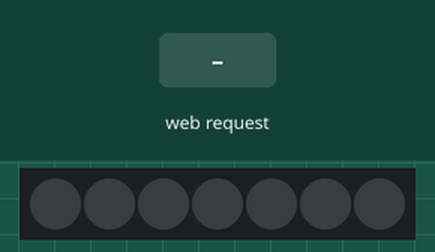
Simulated run of this sketch. Board: ESP8266 (NodeMCU). Shown: 7 RGB LEDs in strip order, left to right. The test bench sets the inputs (shaded band). Dim RGB values are drawn brighter than linear; WiFi joins after 1.5 s; servers stay silent unless stated; what the sketch prints to the serial monitor is not drawn.

Above: at 2.7 s.
2.8 s: HTTP request GET /setDigit?value=1 received
At 3.1 s:
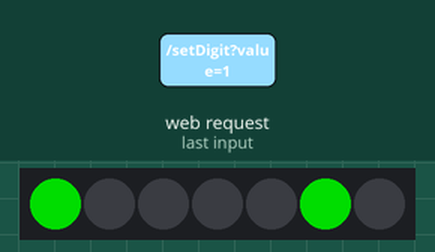
4.3 s: HTTP request GET /setDigit?value=0 received
At 5.5 s:
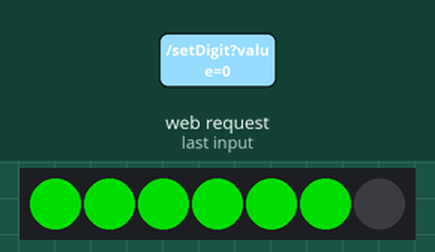
Timing chart, 0 to 7.3 s (numbered marks = the images above; inputs shaded):
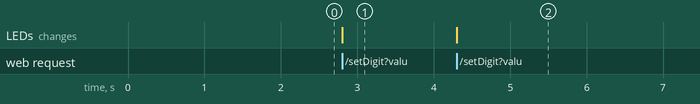

Measured:
- after the input at 2.8 s, the LEDs: change at once (image 1)
- after the input at 4.3 s, the LEDs: change at once (image 2)

The sketch:

ESP___Digito.ino
```cpp
#include <Adafruit_NeoPixel.h>
#include <ESP8266WiFi.h>
#include <ESP8266WebServer.h>
#include <WiFiManager.h>


#define LED_PIN 2
#define NUM_SEGMENTS 7

WiFiManager wifiManager;


Adafruit_NeoPixel pixels(NUM_SEGMENTS, LED_PIN, NEO_GRB + NEO_KHZ800);


ESP8266WebServer server(80);


const uint8_t digits[10][7] PROGMEM = {
    {1, 1, 1, 1, 1, 1, 0}, // 0
    {1, 0, 0, 0, 0, 1, 0}, // 1
    {1, 1, 0, 1, 1, 0, 1}, // 2
    {1, 1, 0, 0, 1, 1, 1}, // 3
    {1, 0, 1, 0, 0, 1, 1}, // 4
    {0, 1, 1, 0, 1, 1, 1}, // 5
    {0, 1, 1, 1, 1, 1, 1}, // 6
    {1, 1, 0, 0, 0, 1, 0}, // 7
    {1, 1, 1, 1, 1, 1, 1}, // 8
    {1, 1, 1, 0, 1, 1, 1}  // 9
};


int currentDigit = 0;
int countdownValue = 10;

// Página HTML armazenada na memória flash
const char webpage[] PROGMEM = R"rawliteral(
<!DOCTYPE html>
<html>
<head>
  <title>Controlar Digito e Contagem Regressiva</title>
  <style>
    body { font-family: Arial, sans-serif; text-align: center; margin: 20px; }
    button { padding: 15px; font-size: 20px; margin: 10px; cursor: pointer; }
    button.selected { background-color: #4CAF50; color: white; border: 2px solid #4CAF50; }

    #selectedDigit {
      margin-top: 20px;
      font-size: 70px; /* Aumenta o tamanho da fonte do dígito */
      color: #333;
      font-weight: bold;
      text-align: center;
      display: block;
    }

    #countdown {
      font-size: 50px; /* Tamanho da fonte da contagem regressiva */
      margin-top: 30px;
      color: #FF0000;
    }
  </style>
</head>
<body>
  <h1>Controle o Digito no Display</h1>
  <div>
    <button onclick="sendDigit(0)">0</button>
    <button onclick="sendDigit(1)">1</button>
    <button onclick="sendDigit(2)">2</button>
    <button onclick="sendDigit(3)">3</button>
    <button onclick="sendDigit(4)">4</button>
    <button onclick="sendDigit(5)">5</button>
    <button onclick="sendDigit(6)">6</button>
    <button onclick="sendDigit(7)">7</button>
    <button onclick="sendDigit(8)">8</button>
    <button onclick="sendDigit(9)">9</button>
  </div>

  <div id="selectedDigit">Nenhum digito selecionado</div>

  <!-- Botão para iniciar a contagem regressiva -->
  <button onclick="startCountdown()">Iniciar Contagem Regressiva</button>

  <!-- Exibe a contagem regressiva -->
  <div id="countdown">10</div>

  <script>
    let countdownInterval;
    let countdownValue = 10;

    function sendDigit(digit) {
      // Envia o dígito selecionado para o servidor
      fetch(`/setDigit?value=${digit}`)
        .then(response => {
          if (!response.ok) {
            alert('Erro ao enviar o dígito.');
            return;
          }
          // Atualiza a interface ao receber sucesso
          updateSelectedDigit(digit);
        });
    }

    function updateSelectedDigit(digit) {
      // Atualiza o texto com o dígito selecionado
      const display = document.getElementById('selectedDigit');
      display.textContent = `Dígito selecionado: ${digit}`;

      // Remove o destaque de todos os botões
      const buttons = document.querySelectorAll('button');
      buttons.forEach(button => button.classList.remove('selected'));

      // Adiciona o destaque ao botão selecionado
      const selectedButton = document.querySelector(`button:nth-child(${digit + 1})`);
      if (selectedButton) {
        selectedButton.classList.add('selected');
      }
    }

    function startCountdown() {

      const selectedDigit = document.getElementById('selectedDigit').textContent;
      if (selectedDigit === 'Nenhum digito selecionado') {
        alert('Selecione um dígito primeiro!');
        return;
      }


      countdownValue = parseInt(selectedDigit.replace('Digito selecionado: ', '').trim());
      const countdownDisplay = document.getElementById('countdown');
      countdownDisplay.textContent = countdownValue;


      if (countdownInterval) {
        clearInterval(countdownInterval);
      }


      countdownInterval = setInterval(() => {
        countdownValue--;
        countdownDisplay.textContent = countdownValue;


        fetch(`/setDigit?value=${countdownValue}`);

        if (countdownValue <= 0) {
          clearInterval(countdownInterval);
          countdownDisplay.textContent = 'Tempo Esgotado!';
        }
      }, 1000);
    }
  </script>
</body>
</html>
)rawliteral";


void handleRoot();
void handleSetDigit();
void displayDigit(int digit);


void setup() {
  Serial.begin(115200);
  pixels.begin();
  pixels.clear();
  pixels.show();

  // Configuração WiFi
  wifiManager.autoConnect("ESP_Digito");
  Serial.println("Conectado ao WiFi. IP:");
  Serial.println(WiFi.localIP());


  server.on("/", handleRoot);
  server.on("/setDigit", handleSetDigit);
  server.begin();
  Serial.println("Servidor iniciado!");
}


void loop() {
  server.handleClient();
}


void handleRoot() {
  server.send_P(200, "text/html", webpage);
}

// Função para alterar o dígito exibido
void handleSetDigit() {
  if (server.hasArg("value")) {
    int digit = server.arg("value").toInt();
    if (digit >= 0 && digit <= 9) {
      currentDigit = digit;
      displayDigit(currentDigit);
      server.send(200, "text/plain", "Dígito atualizado!");
      return;
    }
  }
  server.send(400, "text/plain", "Dígito inválido!");
}

// Função para exibir um dígito na fita de LED
void displayDigit(int digit) {
  pixels.clear();

  for (int segment = 0; segment < NUM_SEGMENTS; segment++) {
    if (pgm_read_byte(&(digits[digit][segment])) == 1) {
      pixels.setPixelColor(segment, pixels.Color(0, 150, 0));
    }
  }
  pixels.show();
}
```
